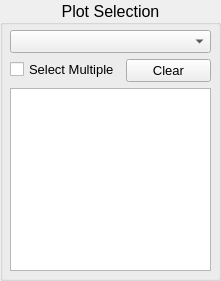
   <widget class="QGroupBox" name="groupBox_2">
    <property name="geometry">
     <rect>
      <x>10</x>
      <y>10</y>
      <width>221</width>
      <height>281</height>
     </rect>
    </property>
    <property name="font">
     <font>
      <family>Arial</family>
      <pointsize>12</pointsize>
      <weight>50</weight>
      <bold>false</bold>
     </font>
    </property>
    <property name="title">
     <string>Plot Selection</string>
    </property>
    <property name="alignment">
     <set>Qt::AlignCenter</set>
    </property>
    <widget class="QWidget" name="formLayoutWidget_2">
     <property name="geometry">
      <rect>
       <x>10</x>
       <y>30</y>
       <width>201</width>
       <height>241</height>
      </rect>
     </property>
     <property name="font">
      <font>
       <family>Arial</family>
       <pointsize>8</pointsize>
      </font>
     </property>
     <layout class="QFormLayout" name="formLayout_2">
      <property name="sizeConstraint">
       <enum>QLayout::SetNoConstraint</enum>
      </property>
      <item row="0" column="0" colspan="2">
       <widget class="QComboBox" name="cbPlotSelect">
        <property name="font">
         <font>
          <family>Arial</family>
          <pointsize>10</pointsize>
          <weight>50</weight>
          <bold>false</bold>
         </font>
        </property>
       </widget>
      </item>
      <item row="1" column="0">
       <widget class="QCheckBox" name="chbSelMult">
        <property name="font">
         <font>
          <family>Arial</family>
          <pointsize>10</pointsize>
          <weight>50</weight>
          <italic>false</italic>
          <bold>false</bold>
          <stylestrategy>PreferDefault</stylestrategy>
         </font>
        </property>
        <property name="styleSheet">
         <string notr="true">font: 10pt &quot;Arial&quot;;</string>
        </property>
        <property name="text">
         <string>Select Multiple</string>
        </property>
       </widget>
      </item>
      <item row="1" column="1">
       <widget class="QPushButton" name="btnClearSel">
        <property name="font">
         <font>
          <family>Arial</family>
          <pointsize>10</pointsize>
          <weight>50</weight>
          <bold>false</bold>
         </font>
        </property>
        <property name="text">
         <string>Clear</string>
        </property>
       </widget>
      </item>
      <item row="2" column="0" colspan="2">
       <widget class="QListWidget" name="lstPlotSel">
        <property name="font">
         <font>
          <family>Arial</family>
          <pointsize>10</pointsize>
          <weight>50</weight>
          <italic>false</italic>
          <bold>false</bold>
          <stylestrategy>PreferDefault</stylestrategy>
         </font>
        </property>
        <property name="styleSheet">
         <string notr="true">font: 10pt &quot;Arial&quot;;</string>
        </property>
        <property name="editTriggers">
         <set>QAbstractItemView::NoEditTriggers</set>
        </property>
        <property name="selectionMode">
         <enum>QAbstractItemView::MultiSelection</enum>
        </property>
       </widget>
      </item>
     </layout>
    </widget>
   </widget>
